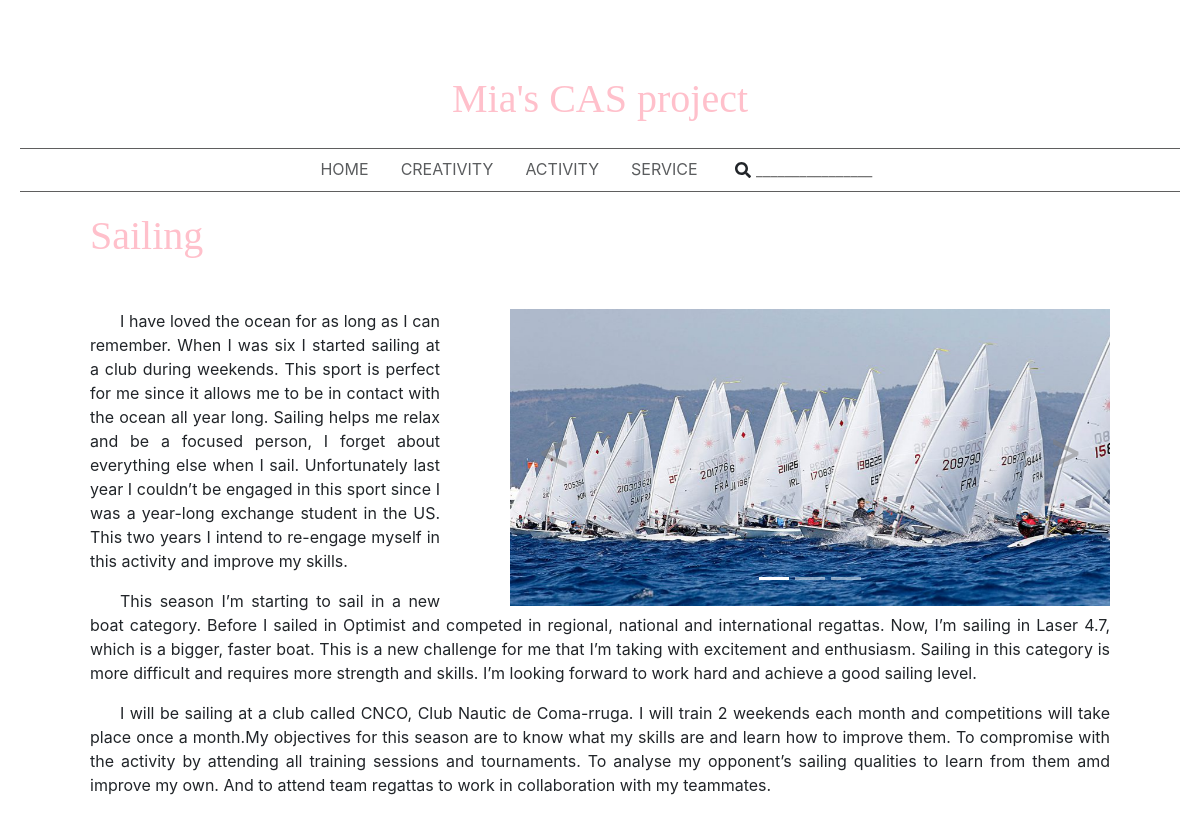
/post/1, run on the app's committed database.
### tables this page shows
CREATE TABLE "posts"(
	"post_id"       Integer NOT NULL PRIMARY KEY AUTOINCREMENT,
	"post_text"     Text NOT NULL,
	"post_img_name" Text NOT NULL,
	"post_title"    Text NOT NULL,
	"post_date"     Date );

CREATE TABLE "post_images"(
	"post_id"   Integer NOT NULL,
	"img_name"  Text NOT NULL,
	"img_order" Integer NOT NULL );

### application.py (the view)
@application.route('/post/<post_id>')
def post(post_id):
    conn_c = get_db_connection()
    conn_c.execute('SELECT * FROM posts WHERE post_id=?', (post_id,))
    post_info = conn_c.fetchone()
    conn_c.execute('SELECT * FROM post_images WHERE post_id=? ORDER BY img_order', (post_id,))
    imgs_info = conn_c.fetchall()
    num_imgs  = len(imgs_info)
    return render_template('post.html', post_text=post_info['post_text'],
                                        post_title=post_info['post_title'],
                                        post_date=post_info['post_date'],
                                        post_imgs=imgs_info,
                                        num_imgs=num_imgs)

### application.py (called while the page is built)
def get_db_connection():
    import sqlite3
    conn = sqlite3.connect('database.db')
    conn.row_factory = sqlite3.Row
    conn_c = conn.cursor()
    return conn_c

### templates/post.html (shortened to what this page needs)
{% extends "layout.html" %}
{% block content %}
  <h1 class="post_h1">{{ post_title }}</h1>
  <br/>
  <div id="carouselExampleIndicators" class="carousel slide" data-ride="carousel">
    <ol class="carousel-indicators">
      {% for i in range(num_imgs) %}
        <li data-target="#carouselExampleIndicators" data-slide-to="{{i}}" {% if i == 0 %}class="active"{% endif %}></li>
      {% endfor %}
    </ol>
    <div class="carousel-inner">
      {% for img in post_imgs %}
        <div class="carousel-item {% if loop.index == 1 %}active{% endif %}">
          <img class="d-block w-100" src="../static/img/{{img['img_name']}}">
        </div>
      {% endfor %}
    </div>
    {% if post_imgs|length > 1 %}
      <a class="carousel-control-prev" href="#carouselExampleIndicators" role="button" data-slide="prev">
        <span class="carousel-control-prev-icon" aria-hidden="true"></span>
      </a>
      <a class="carousel-control-next" href="#carouselExampleIndicators" role="button" data-slide="next">
        <span class="carousel-control-next-icon" aria-hidden="true"></span>
      </a>
    {% endif %}
  </div>
  <div class="post_p">{{ post_text|safe }}</div>
{% endblock %}

### static/css/main.css (style rules this page uses)
h1 { font-family: "Palatino Linotype", "Book Antiqua", Palatino, serif; color: pink; margin-bottom: 25px; }
img { opacity: 1; object-fit: contain; }
.post_p { text-align: justify; margin-left: 70px; margin-right: 70px; }
.post_p p { text-indent: 30px; }
.post_h1 { margin-left: 70px; margin-right: 70px; }
#carouselExampleIndicators { float: right; width: 600px; margin-left: 70px; margin-right: 70px; }
.carousel-control-prev-icon, .carousel-control-next-icon { height: 100px; width: 100px; outline: black; background-size: 100%, 100%; background-image: none; }
.carousel-control-next-icon:after { content: '>'; font-size: 55px; color: gray; }
.carousel-control-prev-icon:after { content: '<'; font-size: 55px; color: gray; }

### data on the page
posts: post_title "Sailing", post_text "I have loved the ocean for as long as I can remember. When I was six I started sailing at a club during weekends. This sport is perfect for me since it allows me to be in contact with the ocean all year long. Sailing helps me relax and be a focused person, I forget about everything else when I sail. Unfortunately last year I couldn’t be engaged in this sport since I was a year-long exchange student in the US. This two years I intend to re-engage myself in this activity and improve my skills. This season I’m starting to sail in a new boat category. Before I sailed in Optimist and competed in regional, national and international regattas. Now, I’m sailing in Laser 4.7, which is a bigger,…"
post_images: img_name (picture)
